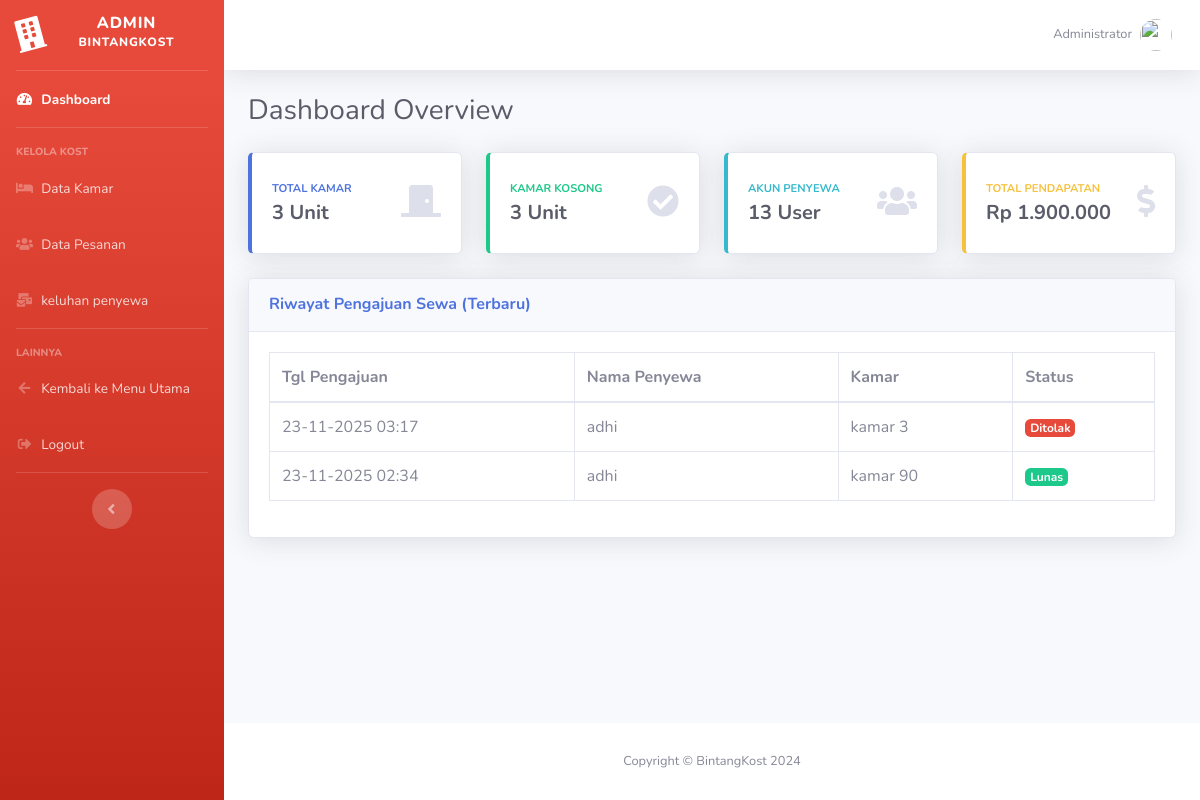
/pages/dashboard-admin.php, run on an earlier commit of the app's database.
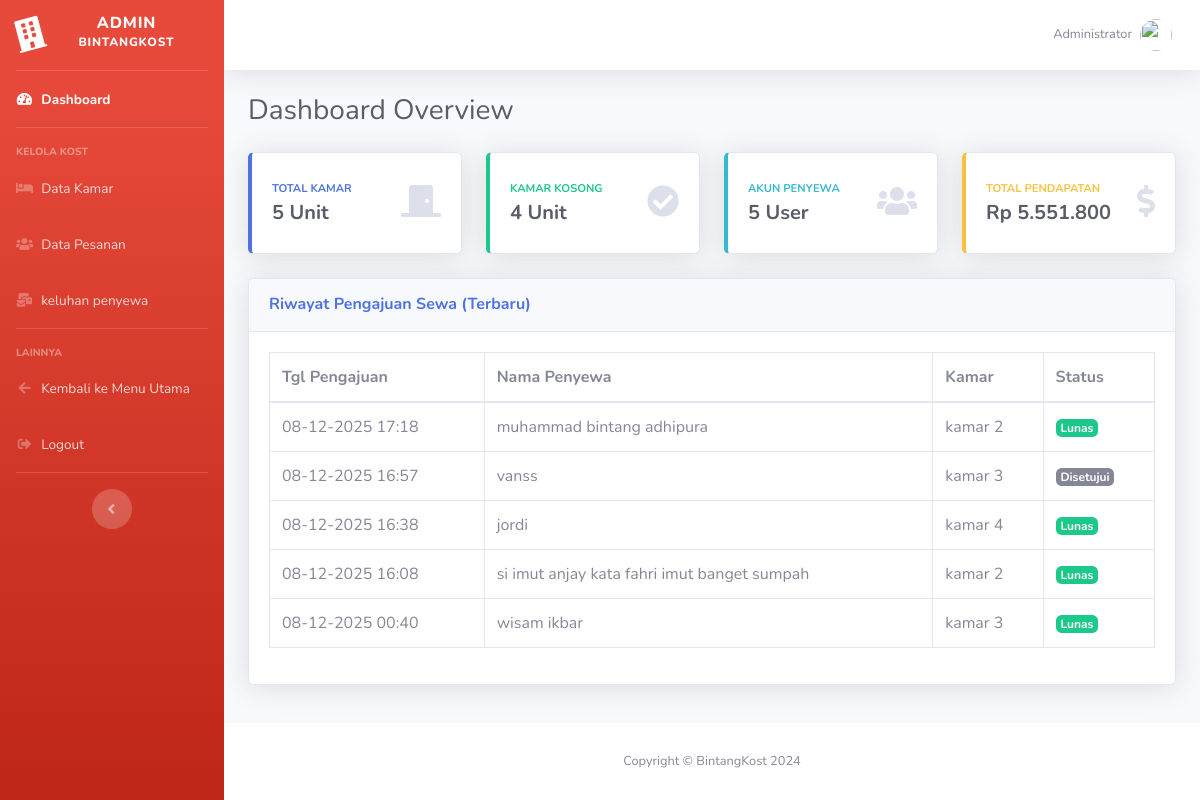
And on a later commit of the database.
### tables this page shows
CREATE TABLE `pengajuan_sewa` (
  `id_sewa` int NOT NULL,
  `id_user` int NOT NULL,
  `id_kamar` int NOT NULL,
  `nama_lengkap` varchar(100) NOT NULL,
  `alamat_ktp` text NOT NULL,
  `foto_ktp` varchar(255) NOT NULL,
  `tanggal_pengajuan` datetime NOT NULL DEFAULT CURRENT_TIMESTAMP,
  `status` varchar(50) NOT NULL,
  `bukti_bayar` varchar(255) DEFAULT NULL
);

CREATE TABLE `data_kamar` (
  `id_kamar` int NOT NULL,
  `nama_kamar` varchar(100) NOT NULL,
  `kategori` varchar(100) NOT NULL,
  `deskripsi` varchar(100) NOT NULL,
  `fasilitas` varchar(100) NOT NULL,
  `harga` int NOT NULL,
  `gambar` varchar(100) NOT NULL,
  `ketersediaan` varchar(100) NOT NULL
);

### pages/dashboard-admin.php (the view, shortened to what the changed rows need)
<?php
include '../proses/koneksi.php';
$q_total = mysqli_query($koneksi, "SELECT * FROM data_kamar");
$total_kamar = mysqli_num_rows($q_total);
$q_sisa = mysqli_query($koneksi, "SELECT * FROM data_kamar WHERE ketersediaan LIKE '%sedia%'");
$sisa_kamar = mysqli_num_rows($q_sisa);
$q_user = mysqli_query($koneksi, "SELECT * FROM login_user WHERE role='penyewa'");
$total_penyewa = mysqli_num_rows($q_user);
$q_duit = mysqli_query($koneksi, "
    SELECT SUM(data_kamar.harga) as total_omset
    FROM pengajuan_sewa
    JOIN data_kamar ON pengajuan_sewa.id_kamar = data_kamar.id_kamar
    WHERE pengajuan_sewa.status = 'Lunas'
");
$data_duit = mysqli_fetch_assoc($q_duit);
$pendapatan = $data_duit['total_omset'];
?>
<!DOCTYPE html>
<html lang="id">
<head>
    <link href="../vendor/fontawesome-free/css/all.min.css" rel="stylesheet" type="text/css">
    <link href="css/sb-admin-2.min.css" rel="stylesheet">
</head>
<body id="page-top">
    <div id="wrapper">
        <div id="content-wrapper" class="d-flex flex-column">
            <div id="content">
                <div class="container-fluid">
                    <div class="d-sm-flex align-items-center justify-content-between mb-4">
                        <h1 class="h3 mb-0 text-gray-800">Dashboard Overview</h1>
                    </div>
                    <div class="row">
                        <div class="col-xl-3 col-md-6 mb-4">
                            <div class="card border-left-primary shadow h-100 py-2">
                                <div class="card-body">
                                    <div class="row no-gutters align-items-center">
                                        <div class="col mr-2">
                                            <div class="text-xs font-weight-bold text-primary text-uppercase mb-1">
                                                Total Kamar</div>
                                            <div class="h5 mb-0 font-weight-bold text-gray-800">
                                                <?php echo $total_kamar; ?> Unit
                                            </div>
                                        </div>
                                    </div>
                                </div>
                            </div>
                        </div>
                        <div class="col-xl-3 col-md-6 mb-4">
                            <div class="card border-left-success shadow h-100 py-2">
                                <div class="card-body">
                                    <div class="row no-gutters align-items-center">
                                        <div class="col mr-2">
                                            <div class="text-xs font-weight-bold text-success text-uppercase mb-1">
                                                Kamar Kosong</div>
                                            <div class="h5 mb-0 font-weight-bold text-gray-800">
                                                <?php echo $sisa_kamar; ?> Unit
                                            </div>
                                        </div>
                                    </div>
                                </div>
                            </div>
                        </div>
                        <div class="col-xl-3 col-md-6 mb-4">
                            <div class="card border-left-info shadow h-100 py-2">
                                <div class="card-body">
                                    <div class="row no-gutters align-items-center">
                                        <div class="col mr-2">
                                            <div class="text-xs font-weight-bold text-info text-uppercase mb-1">
                                                Akun Penyewa</div>
                                            <div class="h5 mb-0 font-weight-bold text-gray-800">
                                                <?php echo $total_penyewa; ?> User
                                            </div>
                                        </div>
                                    </div>
                                </div>
                            </div>
                        </div>
                        <div class="col-xl-3 col-md-6 mb-4">
                            <div class="card border-left-warning shadow h-100 py-2">
                                <div class="card-body">
                                    <div class="row no-gutters align-items-center">
                                        <div class="col mr-2">
                                            <div class="text-xs font-weight-bold text-warning text-uppercase mb-1">
                                                Total Pendapatan</div>
                                            <div class="h5 mb-0 font-weight-bold text-gray-800">
                                                Rp <?php echo number_format($pendapatan,0,',','.'); ?>
                                            </div>
                                        </div>
                                    </div>
                                </div>
                            </div>
                        </div>
                    </div>
                    <div class="card shadow mb-4">
                        <div class="card-body">
                            <div class="table-responsive">
                                <table class="table table-bordered" width="100%" cellspacing="0">
                                    <thead>
                                        <tr>
                                            <th>Tgl Pengajuan</th>
                                            <th>Nama Penyewa</th>
                                            <th>Kamar</th>
                                            <th>Status</th>
                                        </tr>
                                    </thead>
                                    <tbody>
                                        <?php
                                        $query = mysqli_query($koneksi, "
                                            SELECT p.tanggal_pengajuan, p.nama_lengkap, k.nama_kamar, p.status
                                            FROM pengajuan_sewa p
                                            JOIN data_kamar k ON p.id_kamar = k.id_kamar
                                            ORDER BY p.tanggal_pengajuan DESC LIMIT 5
                                        ");
                                        while($row = mysqli_fetch_array($query)){
                                            $warna = "secondary";
                                            if($row['status'] == 'Lunas') { $warna = 'success'; }
                                            elseif($row['status'] == 'Ditolak') { $warna = 'danger'; }
                                            elseif($row['status'] == 'Pending') { $warna = 'warning'; }
                                        ?>
                                        <tr>
                                            <td><?php echo date('d-m-Y H:i', strtotime($row['tanggal_pengajuan'])); ?></td>
                                            <td><?php echo $row['nama_lengkap']; ?></td>
                                            <td><?php echo $row['nama_kamar']; ?></td>
                                            <td>
                                                <span class="badge badge-<?php echo $warna; ?>">
                                                    <?php echo $row['status']; ?>
                                                </span>
                                            </td>
                                        </tr>
                                        <?php } ?>
                                    </tbody>
                                </table>
                            </div>
                        </div>
                    </div>
                    </div>
            </div>
        </div>
    </div>
</body>
</html>

What changed in the data, as far as the page shows it:
removed pengajuan_sewa: tanggal_pengajuan "23-11-2025 03:17", nama_lengkap "adhi", id_kamar.nama_kamar "kamar 3", status "Ditolak"
removed pengajuan_sewa: tanggal_pengajuan "23-11-2025 02:34", nama_lengkap "adhi", id_kamar.nama_kamar "kamar 90", status "Lunas"
added pengajuan_sewa: tanggal_pengajuan "08-12-2025 17:18", nama_lengkap "muhammad bintang adhipura", id_kamar.nama_kamar "kamar 2", status "Lunas"
added pengajuan_sewa: tanggal_pengajuan "08-12-2025 16:57", nama_lengkap "vanss", id_kamar.nama_kamar "kamar 3", status "Disetujui"
added pengajuan_sewa: tanggal_pengajuan "08-12-2025 16:38", nama_lengkap "jordi", id_kamar.nama_kamar "kamar 4", status "Lunas"
added pengajuan_sewa: tanggal_pengajuan "08-12-2025 16:08", nama_lengkap "si imut anjay kata fahri imut banget sumpah", id_kamar.nama_kamar "kamar 2", status "Lunas"
added pengajuan_sewa: tanggal_pengajuan "08-12-2025 00:40", nama_lengkap "wisam ikbar", id_kamar.nama_kamar "kamar 3", status "Lunas"
Also different on the page:
$total_kamar: "3" → "5"
$sisa_kamar: "3" → "4"
$total_penyewa: "13" → "5"
$pendapatan: "1.900.000" → "5.551.800"
